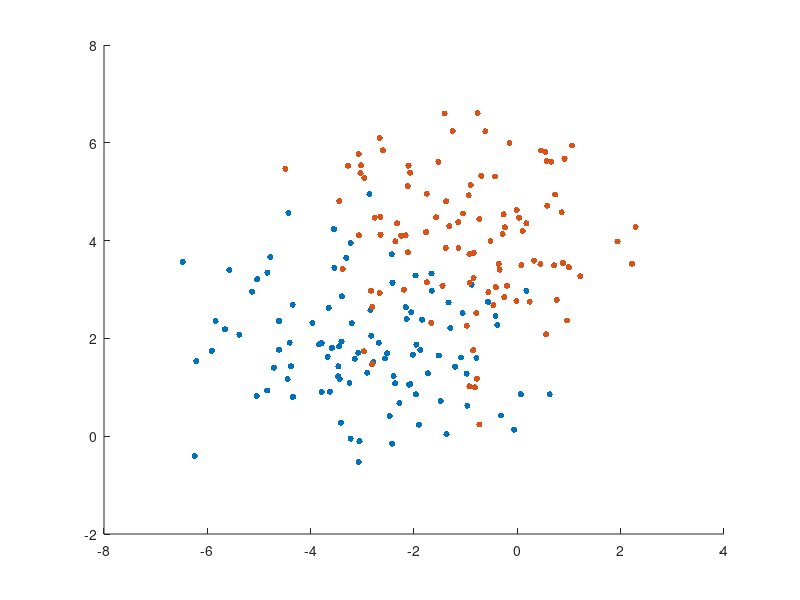

The MATLAB source for this figure: (Note: this script raises an error after producing the figure.)
function hw15_jlee629()
clear all


Data = load('classification_IRLS.dat');
N = length(Data); 
X = [ones(N,1) Data(:,2) Data(:,3)];

w = [0 0 0];

Q = zeros(N,N);
for it = 1:10
    for n = 1:N
        q(n) = 1/(1+exp(-w(it,:)*X(n,:).'));
        Q(n,n) = q(n)*(1-q(n));
    end
    w(it+1,:) = w(it,:)+ (inv(X.'*Q*X)*X.'*(Data(:,1)-q.')).';
    err(it) = immse(Data(:,1),q.');
end

figure
for cls = 0:1
    scatter(Data(find(Data(:,1) == cls),2),Data(find(Data(:,1) == cls),3),20,'filled')
    hold on
end

syms x1 x2
eqn = w(end,:)*[1 x1 x2].';

fimplicit(eqn)

axis([-7,3,-1,7]);

hold off

figure
plot(err) 